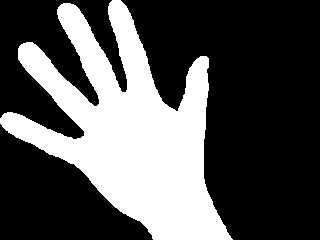
#> input picture public/posts/1. Folder - Blog and Project/2. Week 2/Code_sample/hand.png, 320 x 240 px
$ jupyter execute 'Image Histogram.ipynb'
#> lines starting #> are read from the running program, lines starting #| are printed output that depends on the picture; after the words box and inside, x2 and y2 are one past the last pixel; in counts of white or black regions, pixels touching at a corner belong together
[cell 1]
import cv2
from matplotlib import pyplot as plt

hand_img = cv2.imread("hand.png",0)
#> hand_img: shape (240, 320); 33.1% white; 1 white region, box (x1, y1, x2, y2) and area: (0, 0, 233, 240) 25395

plt.imshow(hand_img, cmap='gray')
plt.title("Hand_img")
plt.axis('off')
plt.show()

[cell 2]
counts = dict()

height, width = hand_img.shape
#> height = 240; width = 320
for row in range(height):
    for col in range(width):
        counts[hand_img[row,col]] = counts.get(hand_img[row,col],0) + 1
#> after the loop, counts = {0: 51405, 255: 25395}

[cell 3]
names = list(counts.keys())
#> names = [0, 255]
values = list(counts.values())
#> values = [51405, 25395]
plt.bar(range(len(counts)), values, tick_label=names)
plt.show()
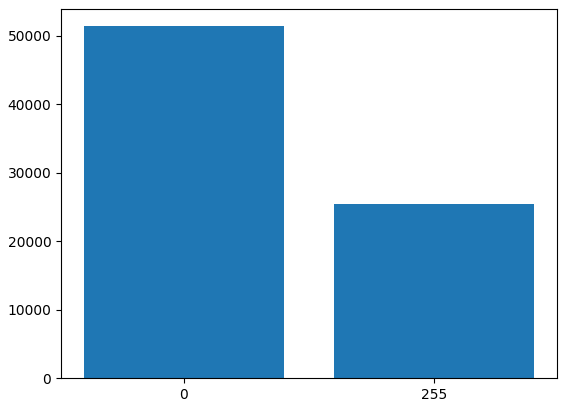
#> figure drawn by matplotlib, 1 panel
